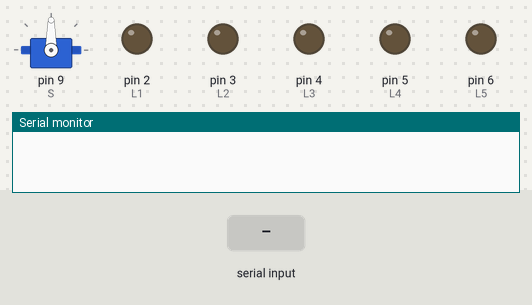
A sketch run on a simulated Arduino Uno, built with avr-gcc and run on an emulated ATmega328P. Shown: servo, output pins drawn as LEDs (lit = HIGH), the last lines printed to the serial monitor. Inputs (shaded band) come from the test bench.

Above: at 1.2 s.
1.3 s: "one\n" received over Serial
At 1.6 s:
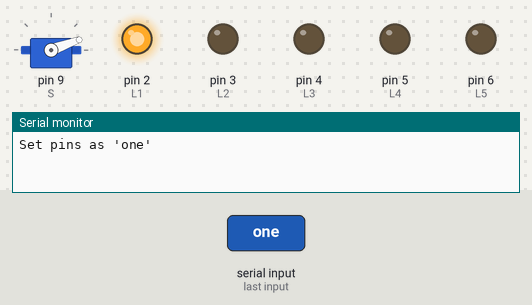
2.8 s: "two\n" received over Serial
At 3.9 s:
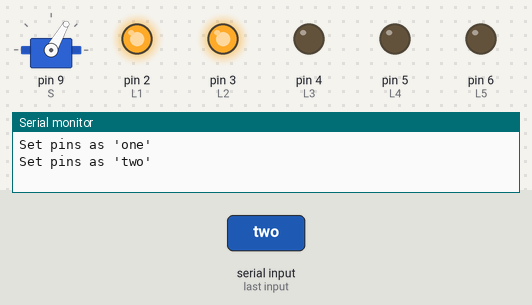
4.3 s: "three\n" received over Serial
At 5.1 s:
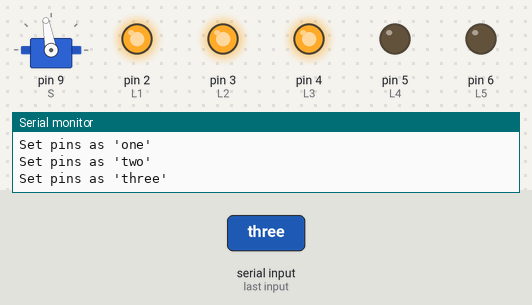
5.8 s: "four\n" received over Serial
At 6.2 s:
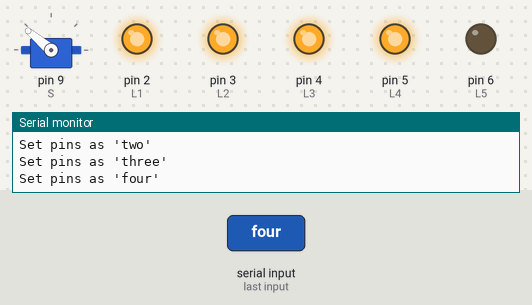
7.3 s: "five\n" received over Serial
At 8.5 s:
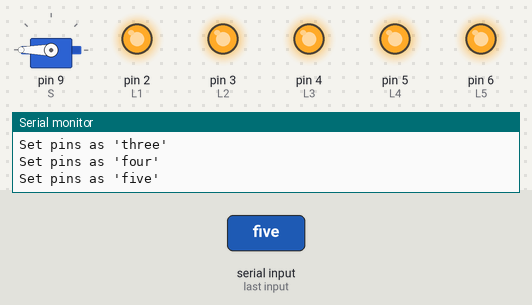
8.8 s: "alloff\n" received over Serial
At 9.8 s:
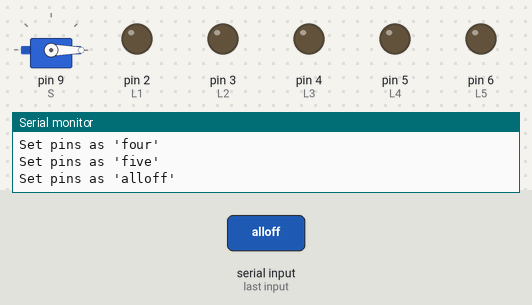
Timing chart, 0 to 11.3 s (numbered marks = the images above; inputs shaded):
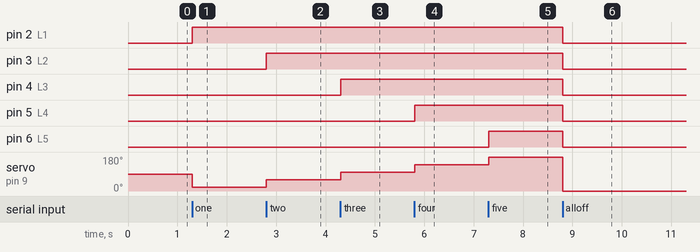

The sketch:

Gesture_LED_code.ino
```cpp
#include <Servo.h>
Servo myservo;
String command;

int L1 = 2;
int L2 = 3;
int L3 = 4;
int L4 = 5;
int L5 = 6;
int S = 9;

void setup() {
  Serial.begin(9600);
  myservo.attach(S);
  pinMode(L1, OUTPUT);
  pinMode(L2, OUTPUT);
  pinMode(L3, OUTPUT);
  pinMode(L4, OUTPUT);
  pinMode(L5, OUTPUT);
}

void loop() {
  if (Serial.available() > 0) {
    command = Serial.readStringUntil('\n');

    if (command == "one") {
      myservo.write(20);
      digitalWrite(L1, HIGH);
      digitalWrite(L2, LOW);
      digitalWrite(L3, LOW);
      digitalWrite(L4, LOW);
      digitalWrite(L5, LOW);
      Serial.println("Set pins as 'one'");
    }
    else if (command == "two") {
      myservo.write(60);
      digitalWrite(L1, HIGH);
      digitalWrite(L2, HIGH);
      digitalWrite(L3, LOW);
      digitalWrite(L4, LOW);
      digitalWrite(L5, LOW);
      Serial.println("Set pins as 'two'");
    }
    else if (command == "three") {
      myservo.write(100);
      digitalWrite(L1, HIGH);
      digitalWrite(L2, HIGH);
      digitalWrite(L3, HIGH);
      digitalWrite(L4, LOW);
      digitalWrite(L5, LOW);
      Serial.println("Set pins as 'three'");
    }
    else if (command == "four") {
      myservo.write(140);
      digitalWrite(L1, HIGH);
      digitalWrite(L2, HIGH);
      digitalWrite(L3, HIGH);
      digitalWrite(L4, HIGH);
      digitalWrite(L5, LOW);
      Serial.println("Set pins as 'four'");
    }
    else if (command == "five") {
      myservo.write(180);
      digitalWrite(L1, HIGH);
      digitalWrite(L2, HIGH);
      digitalWrite(L3, HIGH);
      digitalWrite(L4, HIGH);
      digitalWrite(L5, HIGH);
      Serial.println("Set pins as 'five'");
    }
    else if (command == "alloff") {
      digitalWrite(L1, LOW);
      digitalWrite(L2, LOW);
      digitalWrite(L3, LOW);
      digitalWrite(L4, LOW);
      digitalWrite(L5, LOW);
      myservo.write(0);
      Serial.println("Set pins as 'alloff'");
    }
    else {
      Serial.println("Invalid command");
    }
  }
}
```

Measured:
- after the input at 1.3 s, pin 2 (L1): LOW → HIGH at once; servo on pin 9 (S): 90° → 20° at once
- after the input at 2.8 s, pin 3 (L2): LOW → HIGH at once; servo on pin 9 (S): 20° → 60° at once
- after the input at 4.3 s, pin 4 (L3): LOW → HIGH at once; servo on pin 9 (S): 60° → 100° at once
- after the input at 5.8 s, pin 5 (L4): LOW → HIGH at once; servo on pin 9 (S): 100° → 140° at once
- after the input at 7.3 s, pin 6 (L5): LOW → HIGH at once; servo on pin 9 (S): 140° → 180° at once
- after the input at 8.8 s, pin 2 (L1), pin 3 (L2), pin 4 (L3), pin 5 (L4), pin 6 (L5): HIGH → LOW at once; servo on pin 9 (S): 180° → 0° at once
